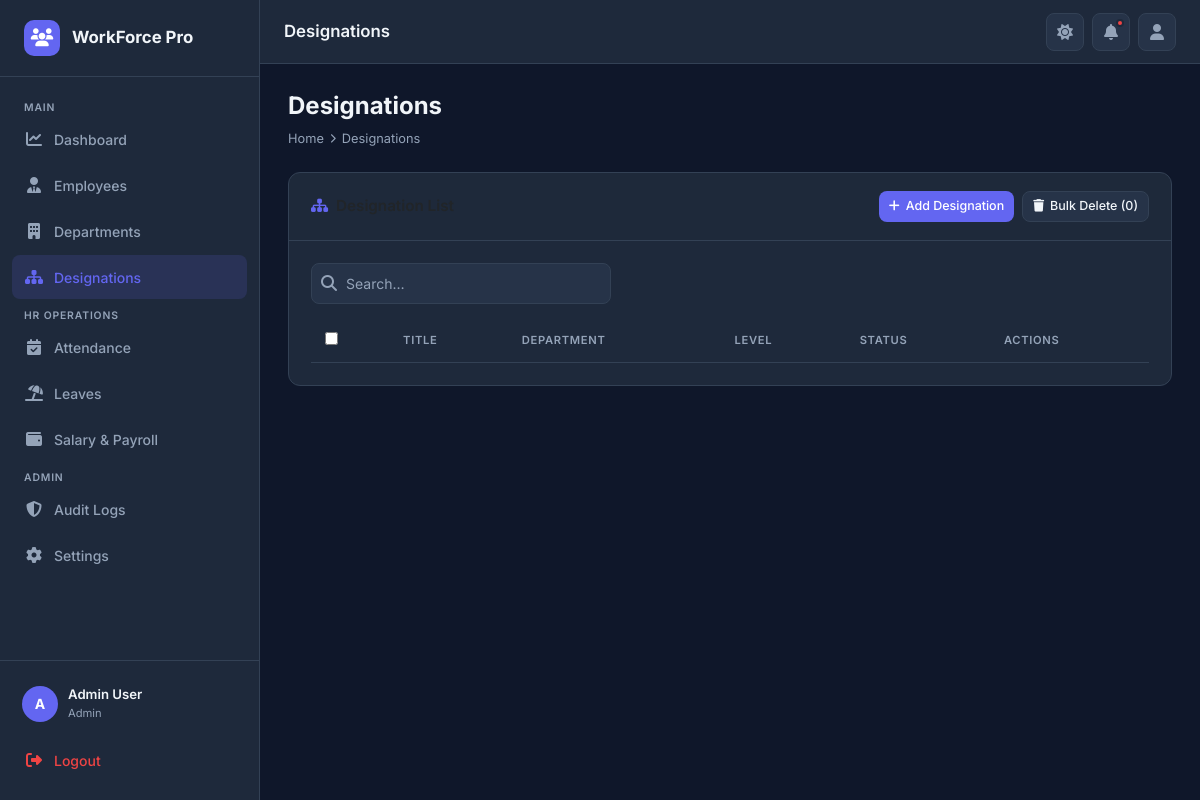
Page /index.php?page=designations (signed in) on the committed database.
### tables this page shows
CREATE TABLE users (
    id INT UNSIGNED AUTO_INCREMENT PRIMARY KEY,
    name VARCHAR(120) NOT NULL,
    email VARCHAR(160) NOT NULL UNIQUE,
    password VARCHAR(255) NOT NULL,
    role ENUM('admin','hr','manager') NOT NULL DEFAULT 'hr',
    avatar VARCHAR(255) NULL,
    phone VARCHAR(30) NULL,
    bio TEXT NULL,
    is_active TINYINT(1) NOT NULL DEFAULT 1,
    last_login DATETIME NULL,
    created_at TIMESTAMP NOT NULL DEFAULT CURRENT_TIMESTAMP,
    updated_at TIMESTAMP NOT NULL DEFAULT CURRENT_TIMESTAMP ON UPDATE CURRENT_TIMESTAMP,
    INDEX idx_users_role (role),
    INDEX idx_users_active (is_active)
);

### index.php (called while the page is built, shortened)
<?php
require_once __DIR__ . '/includes/bootstrap.php';
$page    = preg_replace('/[^a-z\-]/', '', $_GET['page'] ?? 'dashboard');
$titles = [
  'dashboard'   => 'Dashboard',
  'employees'   => 'Employees',
  'departments' => 'Departments',
  'designations'=> 'Designations',
  'salary'      => 'Salary & Payroll',
  'attendance'  => 'Attendance',
  'leaves'      => 'Leave Requests',
  'profile'     => 'My Profile',
  'settings'    => 'Settings',
  'audit-logs'  => 'Audit Logs',
];
$pageTitle = $titles[$page] ?? 'Page';
$user      = currentUser();
$notifModel= new Notification();
$unread    = $notifModel->unreadCount((int) $_SESSION['user_id']);
require __DIR__ . '/views/layout.php';

### models/BaseModel.php (called while the page is built, shortened)
<?php
abstract class BaseModel
{
    protected PDO    $db;
    protected string $table       = '';
    protected string $primaryKey  = 'id';
    public function __construct()
    {
        $this->db = Database::getConnection();
    }
    protected function fetchOne(string $sql, array $params = []): ?array
    {
        $stmt = $this->db->prepare($sql);
        $stmt->execute($params);
        $row = $stmt->fetch();
        return $row ?: null;
    }
    public function findById(int $id): ?array
    {
        return $this->fetchOne(
            "SELECT * FROM {$this->table} WHERE {$this->primaryKey} = :id LIMIT 1",
            ['id' => $id]
        );
    }
}

### config/database.php (called while the page is built, shortened)
<?php
class Database
{
    private static ?PDO $connection = null;
    private static function env(string $key, string $default = ''): string
    {
        $v = getenv($key);
        return $v !== false ? $v : $default;
    }
    public static function getConnection(): PDO
    {
        if (self::$connection === null) {
            $host    = self::env('DB_HOST', '127.0.0.1');
            $port    = self::env('DB_PORT', '3306');
            $name    = self::env('DB_NAME', 'workforcepro');
            $user    = self::env('DB_USER', 'root');
            $pass    = self::env('DB_PASS', '');
            $charset = 'utf8mb4';
            $dsn = "mysql:host={$host};port={$port};dbname={$name};charset={$charset}";
            self::$connection = new PDO($dsn, $user, $pass, [
                PDO::ATTR_ERRMODE            => PDO::ERRMODE_EXCEPTION,
                PDO::ATTR_DEFAULT_FETCH_MODE => PDO::FETCH_ASSOC,
                PDO::ATTR_EMULATE_PREPARES   => false,
            ]);
        }
        return self::$connection;
    }
}

### includes/bootstrap.php (called while the page is built, shortened)
<?php
$base = dirname(__DIR__);
require_once $base . '/config/database.php';
require_once $base . '/models/BaseModel.php';
require_once $base . '/models/Attendance.php';
require_once $base . '/models/Notification.php';
function e(mixed $v): string {
    return htmlspecialchars((string) $v, ENT_QUOTES | ENT_SUBSTITUTE, 'UTF-8');
}
function isAuthenticated(): bool {
    return isset($_SESSION['user_id']) && !empty($_SESSION['user_id']);
}
function currentUser(): ?array {
    static $user = null;
    if ($user === null) {
        $model = new User();
        $user  = $model->findById((int) $_SESSION['user_id']);
    }
    return $user;
}

### models/Notification.php (called while the page is built, shortened)
<?php
class Notification extends BaseModel
{
    public function unreadCount(int $userId): int
    {
        $row = $this->fetchOne(
            'SELECT COUNT(*) AS total FROM notifications WHERE user_id = :uid AND read_at IS NULL',
            ['uid' => $userId]
        );
        return (int) ($row['total'] ?? 0);
    }
}

### views/layout.php (the view, shortened to what this page needs)
<!DOCTYPE html>
<html lang="en" data-theme="dark">
<head>
<link rel="stylesheet" href="https://cdn.jsdelivr.net/npm/bootstrap@5.3.2/dist/css/bootstrap.min.css">
<link rel="stylesheet" href="https://cdnjs.cloudflare.com/ajax/libs/font-awesome/6.5.0/css/all.min.css">
<link rel="stylesheet" href="https://cdn.datatables.net/1.13.7/css/dataTables.bootstrap5.min.css">
<link rel="stylesheet" href="/assets/css/app.css">
</head>
<body>
<aside class="sidebar" id="sidebar">
  <div class="sidebar-brand">
    <div class="logo-icon"><i class="fa-solid fa-users"></i></div>
    <span class="brand-name">WorkForce Pro</span>
  </div>
  <nav class="sidebar-nav">
    <span class="nav-section-label">Main</span>
    <?php
    $nav = [
      ['page'=>'dashboard',   'icon'=>'fa-chart-line',      'label'=>'Dashboard'],
      ['page'=>'employees',   'icon'=>'fa-user-tie',         'label'=>'Employees'],
      ['page'=>'departments', 'icon'=>'fa-building',         'label'=>'Departments'],
      ['page'=>'designations','icon'=>'fa-sitemap',          'label'=>'Designations'],
    ];
    foreach ($nav as $n):
      $cls = $page === $n['page'] ? 'active' : '';
    ?>
    <a class="nav-link <?= $cls ?>" href="/index.php?page=<?= $n['page'] ?>">
      <span class="nav-icon"><i class="fa-solid <?= $n['icon'] ?>"></i></span><?= $n['label'] ?>
    </a>
    <?php endforeach; ?>
    <span class="nav-section-label" style="margin-top:12px">HR Operations</span>
    <?php
    $nav2 = [
      ['page'=>'attendance','icon'=>'fa-calendar-check','label'=>'Attendance'],
      ['page'=>'leaves',    'icon'=>'fa-umbrella-beach','label'=>'Leaves'],
      ['page'=>'salary',    'icon'=>'fa-wallet',         'label'=>'Salary & Payroll'],
    ];
    foreach ($nav2 as $n):
      $cls = $page === $n['page'] ? 'active' : '';
    ?>
    <a class="nav-link <?= $cls ?>" href="/index.php?page=<?= $n['page'] ?>">
      <span class="nav-icon"><i class="fa-solid <?= $n['icon'] ?>"></i></span><?= $n['label'] ?>
    </a>
    <?php endforeach; ?>
    <span class="nav-section-label" style="margin-top:12px">Admin</span>
    <?php
    $nav3 = [
      ['page'=>'audit-logs','icon'=>'fa-shield-halved','label'=>'Audit Logs'],
      ['page'=>'settings',  'icon'=>'fa-gear',          'label'=>'Settings'],
    ];
    foreach ($nav3 as $n):
      $cls = $page === $n['page'] ? 'active' : '';
    ?>
    <a class="nav-link <?= $cls ?>" href="/index.php?page=<?= $n['page'] ?>">
      <span class="nav-icon"><i class="fa-solid <?= $n['icon'] ?>"></i></span><?= $n['label'] ?>
    </a>
    <?php endforeach; ?>
  </nav>
  <div class="sidebar-footer">
    <a href="/index.php?page=profile" class="user-badge text-decoration-none">
      <div class="user-avatar">
        <?php if (!empty($user['avatar'])): ?>
          <img src="/uploads/<?= e($user['avatar']) ?>" alt="avatar">
        <?php else: ?>
          <?= strtoupper(substr($user['name'] ?? 'A', 0, 1)) ?>
        <?php endif; ?>
      </div>
      <div class="user-info">
        <div class="user-name"><?= e($user['name'] ?? '') ?></div>
        <div class="user-role"><?= e($user['role'] ?? '') ?></div>
      </div>
    </a>
    <a href="/logout.php" class="nav-link text-danger mt-2" style="color:var(--danger)">
      <span class="nav-icon"><i class="fa-solid fa-right-from-bracket"></i></span>Logout
    </a>
  </div>
</aside>
<header class="topbar">
  <span class="page-title"><?= e($pageTitle) ?></span>
  <div class="topbar-actions">
    <button class="icon-btn" data-action="toggle-theme" title="Toggle theme">
      <i class="fa-solid fa-sun theme-icon"></i>
    </button>
    <div class="dropdown">
      <button class="icon-btn" data-bs-toggle="dropdown" aria-expanded="false" id="notifBtn">
        <i class="fa-solid fa-bell"></i>
        <?php if ($unread > 0): ?>
          <span class="badge-dot"></span>
        <?php endif; ?>
      </button>
    </div>
    <div class="dropdown">
      <button class="icon-btn" data-bs-toggle="dropdown">
        <i class="fa-solid fa-user"></i>
      </button>
    </div>
  </div>
</header>
<main class="main-content">
  <div class="page-body fade-in">
    <?php
      $pageFile = __DIR__ . "/pages/{$page}.php";
      if (file_exists($pageFile)) require $pageFile;
      else echo '<h2>Page not found</h2>';
    ?>
  </div>
</main>
</body>
</html>

### assets/css/app.css (style rules this page uses)
:root { --bg: #0f172a; --surface: #1e293b; --surface2: #263348; --border: #334155; --text: #f1f5f9; --muted: #94a3b8; --primary: #6366f1; --primary-h: #4f46e5; --success: #22c55e; --warning: #f59e0b; --danger: #ef4444; --info: #38bdf8; --sidebar-w: 260px; --topbar-h: 64px; --radius: 12px; --shadow: 0 4px 24px rgba(0,0,0,.35); }
*, *::before, *::after { box-sizing: border-box; margin: 0; padding: 0; }
html { scroll-behavior: smooth; }
body { font-family: 'Inter', sans-serif; background: var(--bg); color: var(--text); min-height: 100vh; transition: background .3s, color .3s; }
.sidebar { width: var(--sidebar-w); height: 100vh; position: fixed; top: 0; left: 0; background: var(--surface); border-right: 1px solid var(--border); display: flex; flex-direction: column; z-index: 100; transition: transform .3s; }
.sidebar-brand { padding: 20px 24px; display: flex; align-items: center; gap: 12px; border-bottom: 1px solid var(--border); }
.sidebar-brand .logo-icon { width: 36px; height: 36px; background: var(--primary); border-radius: 10px; display: grid; place-items: center; font-size: 18px; color: #fff; }
.sidebar-brand .brand-name { font-weight: 700; font-size: 1.05rem; color: var(--text); }
.sidebar-nav { flex: 1; padding: 16px 12px; overflow-y: auto; }
.nav-section-label { font-size: 0.65rem; font-weight: 600; text-transform: uppercase; letter-spacing: .08em; color: var(--muted); padding: 12px 12px 6px; }
.nav-link { display: flex; align-items: center; gap: 10px; padding: 10px 12px; border-radius: 8px; color: var(--muted); font-size: .875rem; font-weight: 500; text-decoration: none; cursor: pointer; transition: all .2s; margin-bottom: 2px; border: none; background: none; width: 100%; }
.nav-link.active { background: rgba(99,102,241,.15); color: var(--primary); }
.nav-link .nav-icon { width: 20px; text-align: center; font-size: 1rem; }
.sidebar-footer { padding: 16px 12px; border-top: 1px solid var(--border); }
.user-badge { display: flex; align-items: center; gap: 10px; padding: 8px 10px; border-radius: 8px; cursor: pointer; transition: background .2s; }
.user-avatar { width: 36px; height: 36px; border-radius: 50%; background: var(--primary); display: grid; place-items: center; font-weight: 700; font-size: .875rem; color:#fff; overflow:hidden; flex-shrink:0; }
.user-info .user-name { font-size: .825rem; font-weight: 600; color: var(--text); }
.user-info .user-role { font-size: .7rem; color: var(--muted); text-transform:capitalize; }
.topbar { height: var(--topbar-h); position: fixed; top: 0; left: var(--sidebar-w); right: 0; background: var(--surface); border-bottom: 1px solid var(--border); display: flex; align-items: center; padding: 0 24px; gap: 12px; z-index: 99; }
.topbar .page-title { font-size: 1.05rem; font-weight: 600; flex: 1; }
.topbar-actions { display: flex; align-items: center; gap: 8px; }
.icon-btn { width:38px; height:38px; border-radius:8px; background:var(--surface2); border:1px solid var(--border); color:var(--muted); display:grid; place-items:center; cursor:pointer; transition:all .2s; position:relative; }
.badge-dot { position:absolute; top:5px; right:5px; width:8px; height:8px; border-radius:50%; background:var(--danger); border:2px solid var(--surface); }
.main-content { margin-left: var(--sidebar-w); padding-top: var(--topbar-h); min-height: 100vh; }
.page-body { padding: 28px 28px; }
.fade-in { animation:fadeIn .4s ease; }
.text-danger { color:var(--danger) !important; }

### rows in the picture
users: name "A", name "Admin User", role "Admin"

### other values in the picture
$n['label'] "Dashboard"
$n['label'] "Employees"
$n['label'] "Departments"
$n['label'] "Designations"
$n['label'] "Attendance"
$n['label'] "Leaves"
$n['label'] "Salary & Payroll"
$n['label'] "Audit Logs"
$n['label'] "Settings"
$pageTitle "Designations"
